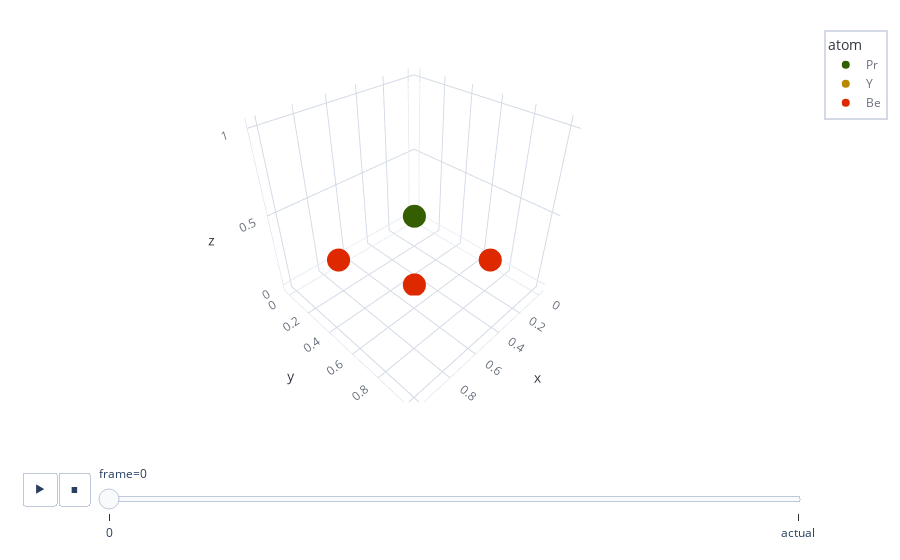

The cell this chart's notebook holds for it:
### Code cell
from collections.abc import Sequence
import plotly.express as px
import plotly.graph_objects as go
from pymatgen.core import Element
from pymatgen.core import Structure
from facet.data.databatch import CrystalGraphs

# elements = config.data.metadata['elements']
jmol = pd.read_csv('https://raw.githubusercontent.com/CorySimon/JMolColors/master/jmolcolors.csv').set_index('atom')
jmol_map = {
    i: '#' + row['Hex']
    for i, row in jmol.iterrows()
}

def cg_to_struct(cg: CrystalGraphs, batch_i: int = 0):
    mask = (cg.nodes.graph_i == batch_i) & cg.padding_mask[cg.nodes.graph_i]    
    coords = np.array(cg.nodes.cart)[mask]
    species_i = np.array(cg.nodes.species)[mask]
    species = [Element.from_Z(i) for i in species_i]
    lat = cg.globals.lat[batch_i]
    return Structure(lat, species, coords, coords_are_cartesian=True)

def plot_struct(structs: Structure | Sequence[Structure], last_frame='actual', use_cartesian=False):
    if isinstance(structs, Structure):
        structs = [structs]
    
    sdfs = []
    for i, struct in enumerate(structs):
        if use_cartesian:
            sdf = pd.DataFrame(struct.cart_coords, columns=['x', 'y', 'z'])
        else:            
            sdf = pd.DataFrame(struct.frac_coords % 1, columns=['x', 'y', 'z'])
        sdf['atom'] = struct.species
        sdf['frame'] = i
        if last_frame is not None and i == len(structs) - 1:
            sdf['frame'] = last_frame
        sdfs.append(sdf)

    sdf = pd.concat(sdfs)
    if use_cartesian:
        xyz = struct.cart_coords.reshape(-1)
        ptp = np.ptp(xyz)
        range_xyz = [min(xyz) - 0.1 * ptp, max(xyz) + 0.1 * ptp]
    else:
        range_xyz = [-0.05, 1.05]
    return px.scatter_3d(sdf, x='x', y='y', z='z', color='atom', color_discrete_map=jmol_map, animation_frame='frame',
                         range_x=range_xyz, range_y=range_xyz, range_z=range_xyz)

batch_i = jnp.argmax(jnp.abs(preds - new_preds1)).item()
# plot_struct(struct)
fig = plot_struct([cg_to_struct(new_batch1, batch_i), cg_to_struct(new_batch2, batch_i)], use_cartesian=False)
fig.update_layout(scene_aspectmode='cube')

### Figure 1 — Plotly figure (JSON) as saved in the notebook; plotly's stock layout.template omitted (floating-point values rounded to 4 significant figures)
{"data": [{"hovertemplate": "atom=Pr<br>frame=0<br>x=%{x}<br>y=%{y}<br>z=%{z}<extra></extra>", "legendgroup": "Pr", "marker": {"color": "#355e00", "symbol": "circle"}, "mode": "markers", "name": "Pr", "scene": "scene", "showlegend": true, "type": "scatter3d", "x": [0.5], "y": [0.5], "z": [0.5]}, {"hovertemplate": "atom=Y<br>frame=0<br>x=%{x}<br>y=%{y}<br>z=%{z}<extra></extra>", "legendgroup": "Y", "marker": {"color": "#bb8600", "symbol": "circle"}, "mode": "markers", "name": "Y", "scene": "scene", "showlegend": true, "type": "scatter3d", "x": [0], "y": [0], "z": [0]}, {"hovertemplate": "atom=Be<br>frame=0<br>x=%{x}<br>y=%{y}<br>z=%{z}<extra></extra>", "legendgroup": "Be", "marker": {"color": "#dd2800", "symbol": "circle"}, "mode": "markers", "name": "Be", "scene": "scene", "showlegend": true, "type": "scatter3d", "x": [0.5, 0.5, 1.0], "y": [0.5, 1.0, 0.5], "z": [2.188e-08, 0.5, 0.5]}], "layout": {"legend": {"title": {"text": "atom"}, "tracegroupgap": 0}, "scene": {"aspectmode": "cube", "domain": {"x": [0, 1], "y": [0, 1]}, "xaxis": {"range": [-0.05, 1.05], "title": {"text": "x"}}, "yaxis": {"range": [-0.05, 1.05], "title": {"text": "y"}}, "zaxis": {"range": [-0.05, 1.05], "title": {"text": "z"}}}, "sliders": [{"active": 0, "currentvalue": {"prefix": "frame="}, "len": 0.9, "pad": {"b": 10, "t": 60}, "steps": [{"args": [["0"], {"frame": {"duration": 0, "redraw": true}, "fromcurrent": true, "mode": "immediate", "transition": {"duration": 0, "easing": "linear"}}], "label": "0", "method": "animate"}, {"args": [["actual"], {"frame": {"duration": 0, "redraw": true}, "fromcurrent": true, "mode": "immediate", "transition": {"duration": 0, "easing": "linear"}}], "label": "actual", "method": "animate"}], "x": 0.1, "xanchor": "left", "y": 0, "yanchor": "top"}], "updatemenus": [{"buttons": [{"args": [null, {"frame": {"duration": 500, "redraw": true}, "fromcurrent": true, "mode": "immediate", "transition": {"duration": 500, "easing": "linear"}}], "label": "&#9654;", "method": "animate"}, {"args": [[null], {"frame": {"duration": 0, "redraw": true}, "fromcurrent": true, "mode": "immediate", "transition": {"duration": 0, "easing": "linear"}}], "label": "&#9724;", "method": "animate"}], "direction": "left", "pad": {"r": 10, "t": 70}, "showactive": false, "type": "buttons", "x": 0.1, "xanchor": "right", "y": 0, "yanchor": "top"}]}}
